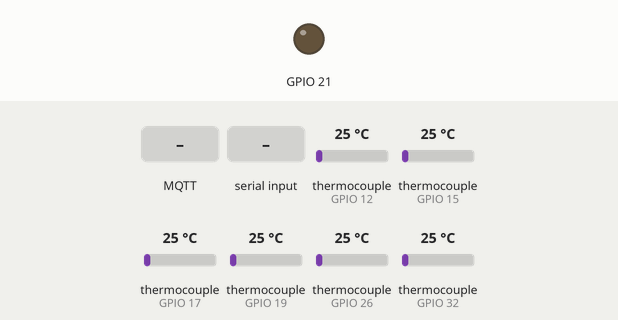
This sketch was run on a simulated ESP32. On the bench: output pins drawn as LEDs (lit = HIGH). The inputs (shaded band) are chosen by the test bench; at power-on: thermocouple (sensors on GPIO 12, GPIO 15, GPIO 17, GPIO 19, GPIO 26, GPIO 32) 25 °C. WiFi joins after 1.5 s; servers stay silent unless stated; no MQTT or app messages arrive unless stated; what the sketch prints to the serial monitor is not drawn.

Above: at 3.2 s.
3.3 s: MQTT message "90" arrives on the first subscribed topic
4.8 s: "start\n" received over Serial
At 6.2 s:
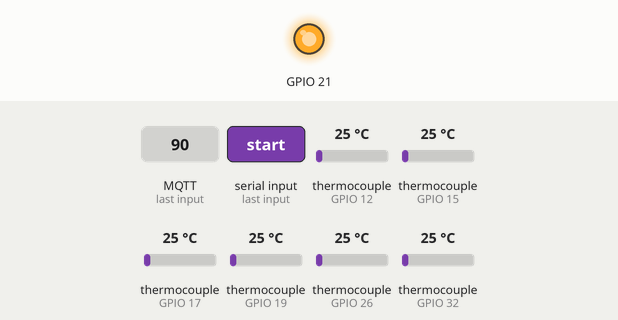
6.5 s: MQTT message "stop" arrives on the first subscribed topic
At 7.1 s:
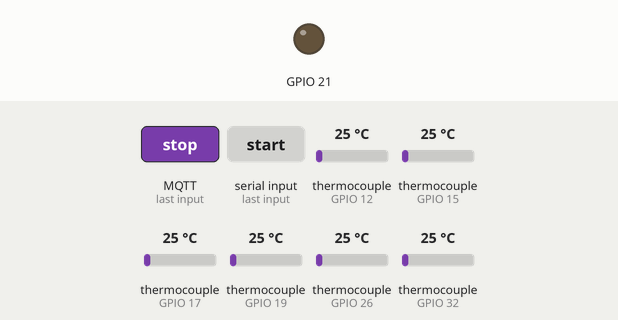
8.0 s: MQTT message "start" arrives on the first subscribed topic
At 9.1 s:
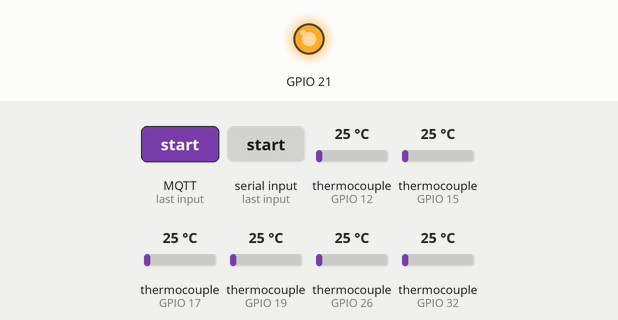
9.6 s: "temperature/control\n" received over Serial
Timing chart, 0 to 12.1 s (numbered marks = the images above; inputs shaded):
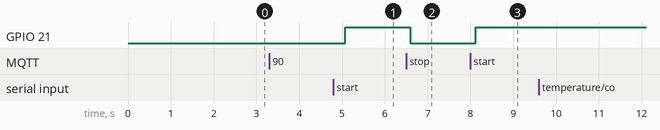

The sketch:

thermocoupletypeK.ino
```cpp
#include <SPI.h>
#include <max6675.h>
#include <freertos/FreeRTOS.h>
#include <freertos/task.h>
#include <freertos/semphr.h>
#include <WiFi.h>
#include <PubSubClient.h>

// Pin definitions for each thermocouple
int thermoSO[] = {14, 25, 35, 4, 5, 23};
int thermoCS[] = {12, 26, 32, 15, 17, 19};
int thermoSCK[] = {13, 27, 33, 22, 16, 18};

// Temperature control limits
float heat_temp1;
float heat_temp2;
float upperTempLimit;
float lowerTempLimit;
bool relay = false;
bool heat_on = false;

// MAX6675 sensor objects
MAX6675 thermocouple[] = {
  MAX6675(thermoSCK[0], thermoCS[0], thermoSO[0]),
  MAX6675(thermoSCK[1], thermoCS[1], thermoSO[1]),
  MAX6675(thermoSCK[2], thermoCS[2], thermoSO[2]),
  MAX6675(thermoSCK[3], thermoCS[3], thermoSO[3]),
  MAX6675(thermoSCK[4], thermoCS[4], thermoSO[4]),
  MAX6675(thermoSCK[5], thermoCS[5], thermoSO[5])
};

TaskHandle_t Task1;
TaskHandle_t Task2;

QueueHandle_t xQueue;

// Structure to hold sensor data
struct sensorData {
  float c[6];
  float f[6];
};

// WiFi and MQTT settings
const char* ssid = "YOUR_SSID";
const char* password = "YOUR_PASSWORD";
const char* mqtt_server = "YOUR_MQTT_BROKER_IP";
const int mqtt_port = 1883;

WiFiClient espClient;
PubSubClient client(espClient);

// Connect to WiFi
void setup_wifi() {
  delay(10);
  Serial.print("Connecting to ");
  Serial.print(ssid);
  WiFi.begin(ssid, password);

  while (WiFi.status() != WL_CONNECTED) {
    delay(500);
    Serial.print(".");
  }

  Serial.println("Connected to WiFi");
}

// Reconnect to MQTT broker
void reconnect() {
  while (!client.connected()) {
    Serial.print("Attempting MQTT connection...");

    if (client.connect("ESP32Client")) {
      Serial.println("connected");
      client.subscribe("temperature/control"); // Subscribe to topic for control messages
    } else {
      Serial.print("failed, rc=");
      Serial.print(client.state());
      Serial.println(" try again in 5 seconds");
      delay(5000);
    }
  }
}

void setup() {
  Serial.begin(115200);
  pinMode(21, OUTPUT);
  digitalWrite(21, LOW);

  delay(500);

  xQueue = xQueueCreate(10, sizeof(sensorData));

  if (xQueue == NULL) {
    Serial.println("Failed to create queue");
    while (true);
  }

  // Setup WiFi and MQTT
  setup_wifi();
  client.setServer(mqtt_server, mqtt_port);
  client.setCallback(mqttCallback);

  // Create tasks
  xTaskCreatePinnedToCore(
    taskReadSensor, /* Task function. */
    "ReadSensor",   /* name of task. */
    2048,           /* Stack size. */
    NULL,           /* parameter of the task */
    1,              /* priority of the task. */
    &Task1,         /* Task handle. */
    1);             /* Core where the task should run */

  xTaskCreatePinnedToCore(
    taskSendSerial, /* Task function. */
    "SendSerial",   /* name of task. */
    2048,           /* Stack size. */
    NULL,           /* parameter of the task */
    1,              /* priority of the task. */
    &Task2,         /* Task handle. */
    0);             /* Core where the task should run */
}

void taskReadSensor(void *parameter) {
  sensorData sensorData;

  for (;;) {
    // Read Celsius and Fahrenheit temperatures from all sensors
    for (int i = 0; i < 6; i++) {
      sensorData.c[i] = thermocouple[i].readCelsius();
      sensorData.f[i] = thermocouple[i].readFahrenheit();
    }
    handleSerial();

    // Relay control logic
    heat_temp1 = sensorData.c[1]; // Use sensor 2 for temperature control
    heat_temp2 = sensorData.c[4]; // Use sensor 5 for temperature control
    if (relay) {
      if (heat_temp1 >= upperTempLimit) {
        digitalWrite(21, LOW);
        heat_on = false;
      } else if (heat_temp1 <= lowerTempLimit && !heat_on) {
        digitalWrite(21, HIGH);
        heat_on = true;
      }
    } else {
      digitalWrite(21, LOW);
      heat_on = false;
    }

    // Send data to queue
    if (xQueueSend(xQueue, &sensorData, portMAX_DELAY) != pdPASS) {
      Serial.println("Failed to send data to queue");
    }

    // Send data to MQTT broker
    String mqttMessage = String("0,") + sensorData.c[0] + "," + sensorData.f[0] + "," +
                         sensorData.c[1] + "," + sensorData.f[1] + "," +
                         sensorData.c[2] + "," + sensorData.f[2] + "," +
                         sensorData.c[3] + "," + sensorData.f[3] + "," +
                         sensorData.c[4] + "," + sensorData.f[4] + "," +
                         sensorData.c[5] + "," + sensorData.f[5];
    client.publish("temperature/data", mqttMessage.c_str());

    // Delay to simulate sampling rate
    vTaskDelay(pdMS_TO_TICKS(500));
  }
}

void taskSendSerial(void *parameter) {
  sensorData sensorData;

  for (;;) {
    // Receive data from queue
    if (xQueueReceive(xQueue, &sensorData, portMAX_DELAY) == pdPASS) {
      // Print Celsius temperatures to serial
      Serial.print("0");
      Serial.print(",");
      Serial.print(sensorData.c[0]);
      Serial.print(",");
      Serial.print(sensorData.f[0]);
      Serial.print(",");
      Serial.print(sensorData.c[1]);
      Serial.print(",");
      Serial.print(sensorData.f[1]);
      Serial.print(",");
      Serial.print(sensorData.c[2]);
      Serial.print(",");
      Serial.print(sensorData.f[2]);
      Serial.print(",");
      Serial.print(sensorData.c[3]);
      Serial.print(",");
      Serial.print(sensorData.f[3]);
      Serial.print(",");
      Serial.print(sensorData.c[4]);
      Serial.print(",");
      Serial.print(sensorData.f[4]);
      Serial.print(",");
      Serial.print(sensorData.c[5]);
      Serial.print(",");
      Serial.println(sensorData.f[5]);
    }

    // Delay to manage serial output rate
    vTaskDelay(pdMS_TO_TICKS(1000));
  }
}

void handleSerial() {
  String inputString = "";
  float inputValue;
  bool validInput = false;

  while (Serial.available()) {
    char c = (char)Serial.read();
    if (c == '\n') {
      if (inputString.equalsIgnoreCase("start")) {
        relay = true;
        validInput = true;
      } else if (inputString.equalsIgnoreCase("stop")) {
        relay = false;
        validInput = true;
      } else if (inputString.length() > 0 && isDigit(inputString.charAt(0))) {
        inputValue = inputString.toFloat();
        upperTempLimit = inputValue + 2;
        lowerTempLimit = inputValue - 2;

        Serial.println(" ");
        Serial.print("Temperature limit set to: ");
        Serial.println(inputValue);
        Serial.println(" ");
        validInput = true;
      }
      if (!validInput) {
        Serial.println("Invalid input, ignoring...");
      }

      inputString = "";
      validInput = false;
    } else {
      inputString += c;

      // Optional: limit string length to prevent overflow
      if (inputString.length() > 20) {
        Serial.println("Input too long, ignoring...");
        inputString = "";
      }
    }
  }
}

void mqttCallback(char* topic, byte* payload, unsigned int length) {
  String message;
  for (int i = 0; i < length; i++) {
    message += (char)payload[i];
  }

  if (String(topic) == "temperature/control") {
    if (message.equalsIgnoreCase("start")) {
      relay = true;
    } else if (message.equalsIgnoreCase("stop")) {
      relay = false;
    } else if (message.length() > 0 && isDigit(message.charAt(0))) {
      float inputValue = message.toFloat();
      upperTempLimit = inputValue + 2;
      lowerTempLimit = inputValue - 2;

      Serial.println(" ");
      Serial.print("Temperature limit set to: ");
      Serial.println(inputValue);
      Serial.println(" ");
    }
  }
}

void loop() {
  if (!client.connected()) {
    reconnect();
  }
  client.loop();
}
```

Measured:
- after the input at 3.3 s, every drawn part: stays the same
- after the input at 4.8 s, GPIO 21: LOW → HIGH after 0.27 s
- after the input at 6.5 s, GPIO 21: HIGH → LOW after 0.10 s
- after the input at 8.0 s, GPIO 21: LOW → HIGH after 0.12 s
- after the input at 9.6 s, every drawn part: stays the same
